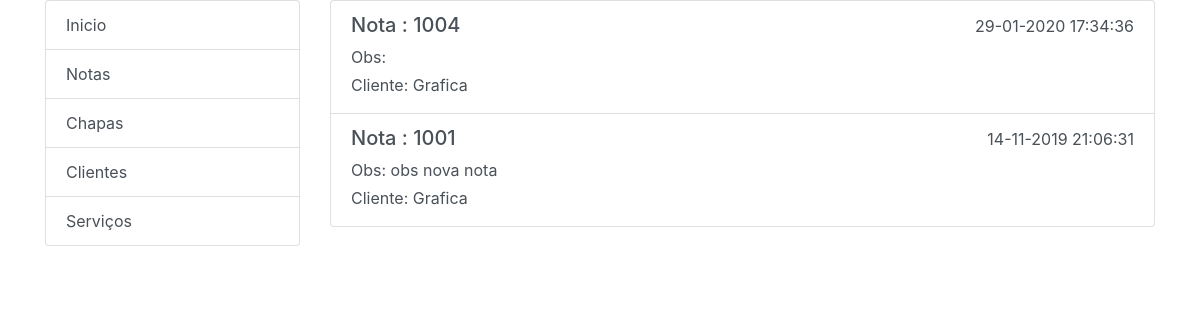
The app's page /lista_notas_cliente/2 with its own data.
### core/models.py (models this page shows, shortened)
class Nota(models.Model):
    desconto = models.FloatField('Desconto', null=True, blank=False,default=0)
    numero = models.IntegerField('Numero Nota',null=True,blank=False,default=0)
    created_at = models.DateTimeField('Criado em', auto_now_add=True, null=True)
    uploaded_at = models.DateTimeField('Atualizado em', auto_now=True, null=True)
    obs = models.TextField('Observações', null=True, blank=True)
    servico = models.ManyToManyField(Servico, through='GrupoNotaServico', null=True)
    STATUS_CHOICE = (
        (0, 'Em aberto'),
        (1, 'Pago'),
    )
    status = models.IntegerField('Situação', choices=STATUS_CHOICE, default=0, blank=True)
    @property
    def numero(self):
        return (self.id + 1000)
    def get_absolute_url(self):
        return reverse(
            'nota_especifica',
            args=[self.id]
    )
    class Meta:
        verbose_name = "Nota"
        verbose_name_plural = "Notas"
        ordering = ['-created_at']

class Servico(models.Model):
    nome = models.CharField('Nome Serviço', max_length=200)
    cliente = models.ForeignKey(Cliente, verbose_name='Cliente', related_name='clientes',on_delete=models.PROTECT)
    chapa = models.ForeignKey(Chapa, verbose_name='Chapa', related_name='servico', on_delete=models.PROTECT)
    quantidade = models.IntegerField('Quantidade',null=False)
    created_at = models.DateTimeField('Criado em', auto_now_add=True, null=True)
    uploaded_at = models.DateTimeField('Atualizado em', auto_now=True, null=True)
    class Meta:
        verbose_name = "Servico"
        verbose_name_plural = "Servicos"
        ordering = ['-created_at']

class Cliente(models.Model):
    nome = models.CharField('* Nome / Empresa',max_length=200)
    email = models.EmailField('* Email',max_length=100,null=True,blank=True)
    telefone = models.CharField('* Fone',max_length=20,null=True,blank=True)
    cnpj = models.CharField('CNPJ',max_length=40,null=True,blank=True)
    cpf = models.CharField('CPF',max_length=40,null=True,blank=True)
    rua = models.CharField('Rua',max_length=40,null=True,blank=True)
    bairro = models.CharField('Bairro',max_length=40,null=True,blank=True)
    numero = models.IntegerField('Numero',null=True,blank=True)
    cidade = models.CharField('Cidade',max_length=40,null=True,blank=True)
    estado = models.CharField('Estado',max_length=40,null=True,blank=True)
    cep = models.CharField('Cep',max_length=40,null=True,blank=True)
    created_at = models.DateTimeField('Criado em', auto_now_add=True,null=True)
    uploaded_at = models.DateTimeField('Atualizado em', auto_now=True,null=True)
    nota = models.ManyToManyField('Nota', through='GrupoClienteNota', null=True)
    def __str__(self):
        return self.nome
    class Meta:
        verbose_name = "Cliente"
        verbose_name_plural = "Clientes"
        ordering = ['-created_at']

### core/views.py (the view)
# urls.py: path('lista_notas_cliente/<int:id>', views.lista_notas_cliente, name='lista_notas_cliente'),
def lista_notas_cliente(request,id):
    cliente = Cliente.objects.get(pk=id)
    notas = Nota.objects.all()
    context = {}
    context['cliente'] = cliente
    context['notas'] = notas
    return render(request,'lista_notas_cliente.html',context)

### core/templates/lista_notas_cliente.html
{% extends "layout.html" %}
{% load static %}
{% block content %}
<div class="list-group">
    {% for nota in notas %}
        {% if nota.servico.first.cliente.id == cliente.id %}
            <a href="{{ nota.get_absolute_url }}" class="list-group-item list-group-item-action">
                <div class="d-flex w-100 justify-content-between">
                  <h5 class="mb-1">Nota : {{ nota.numero }}</h5>
                  <h5><small>{{ nota.created_at|date:"d-m-Y H:i:s"   }}</small></h5>
                </div>
                <p class="mb-1">Obs: {{ nota.obs }}</p>
                <p class="mb-1">Cliente: {{ nota.servico.first.cliente }}</p>
            </a>
        {% endif %}
    {% endfor %}
</div>
{% endblock %}

### records on screen
Nota: numero "1004", created_at "29-01-2020 17:34:36", servico.first.cliente "Grafica"
Nota: numero "1001", created_at "14-11-2019 21:06:31", obs "obs nova nota", servico.first.cliente "Grafica"
